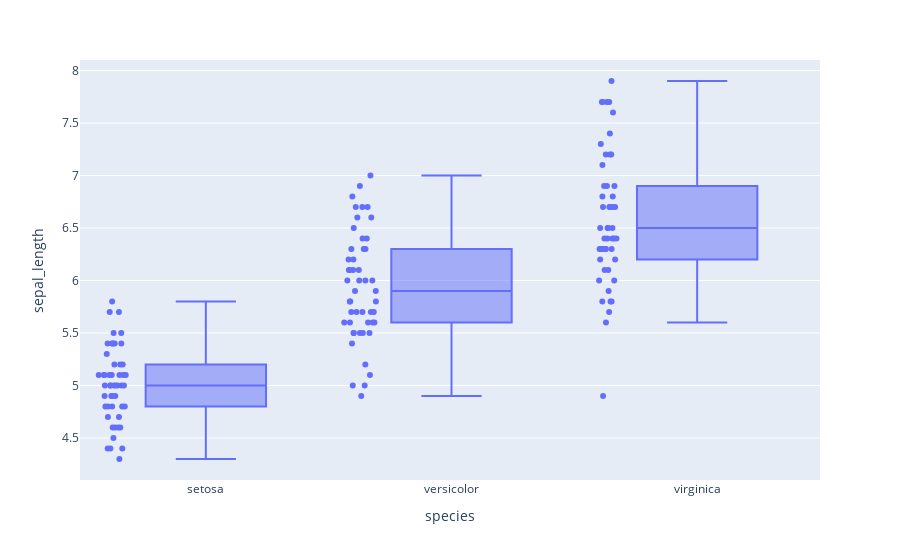

Source (notebook cell):
### Code cell
fig = px.box(data, x= 'species', y='sepal_length', points='all')
fig.show()

### Figure 1 — Plotly figure (JSON) as saved in the notebook; plotly's stock layout.template omitted (floating-point values rounded to 4 significant figures; data arrays with more than 128 entries replaced by an {"elided": "..."} marker saying what was removed)
{"data": [{"alignmentgroup": "True", "boxpoints": "all", "hovertemplate": "species=%{x}<br>sepal_length=%{y}<extra></extra>", "legendgroup": "", "marker": {"color": "#636efa"}, "name": "", "notched": false, "offsetgroup": "", "orientation": "v", "showlegend": false, "type": "box", "x": {"elided": "150 str values"}, "x0": " ", "xaxis": "x", "y": {"elided": "150 float values"}, "y0": " ", "yaxis": "y"}], "layout": {"boxmode": "group", "legend": {"tracegroupgap": 0}, "margin": {"t": 60}, "xaxis": {"anchor": "y", "domain": [0, 1], "title": {"text": "species"}}, "yaxis": {"anchor": "x", "domain": [0, 1], "title": {"text": "sepal_length"}}}}
